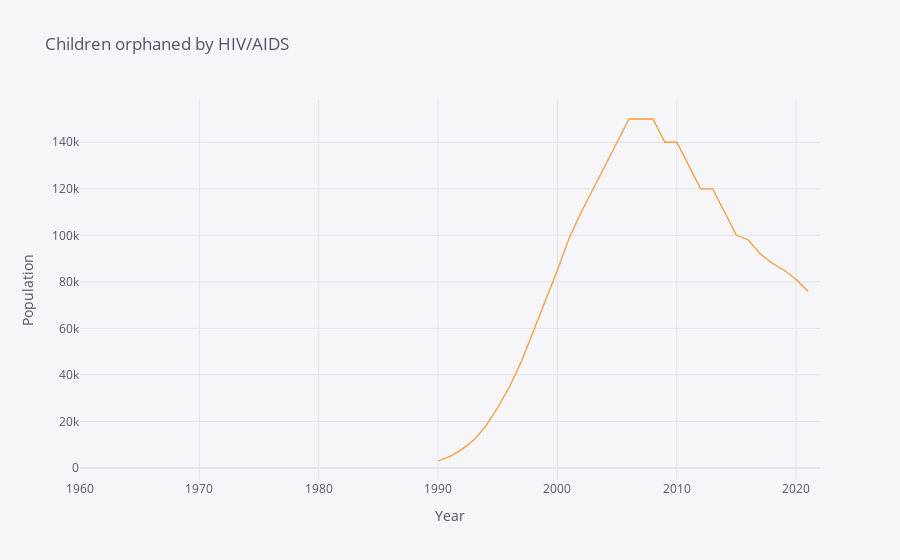

Source (notebook cell):
### Code cell
#children in Botswana orphaned by HIV/AIDS
orphan_rateB= {"SH.HIV.ORPH" : "BWA"}
orphanB = wbdata.get_dataframe(orphan_rate, country = "BWA")

orphanB.index = orphanB.index.astype(int)
orphanB.iplot(title="Children orphaned by HIV/AIDS",xTitle='Year',yTitle='Population')

### Figure 1 — Plotly figure (JSON) as saved in the notebook; plotly's stock layout.template omitted (floating-point values rounded to 4 significant figures)
{"data": [{"line": {"color": "rgba(255, 153, 51, 1.0)", "dash": "solid", "shape": "linear", "width": 1.3}, "mode": "lines", "name": "ZWE", "text": "", "type": "scatter", "x": [2022, 2021, 2020, 2019, 2018, 2017, 2016, 2015, 2014, 2013, 2012, 2011, 2010, 2009, 2008, 2007, 2006, 2005, 2004, 2003, 2002, 2001, 2000, 1999, 1998, 1997, 1996, 1995, 1994, 1993, 1992, 1991, 1990, 1989, 1988, 1987, 1986, 1985, 1984, 1983, 1982, 1981, 1980, 1979, 1978, 1977, 1976, 1975, 1974, 1973, 1972, 1971, 1970, 1969, 1968, 1967, 1966, 1965, 1964, 1963, 1962, 1961, 1960], "y": ["", 76000, 81000, 85000, 88000, 92000, 98000, 100000, 110000, 120000, 120000, 130000, 140000, 140000, 150000, 150000, 150000, 140000, 130000, 120000, 110000, 99000, 85000, 72000, 59000, 46000, 35000, 26000, 18000, 12000, 8000, 5000, 3000, "", "", "", "", "", "", "", "", "", "", "", "", "", "", "", "", "", "", "", "", "", "", "", "", "", "", "", "", "", ""]}], "layout": {"autosize": true, "legend": {"bgcolor": "#F5F6F9", "font": {"color": "#4D5663"}}, "paper_bgcolor": "#F5F6F9", "plot_bgcolor": "#F5F6F9", "title": {"font": {"color": "#4D5663"}, "text": "Children orphaned by HIV/AIDS"}, "xaxis": {"autorange": true, "gridcolor": "#E1E5ED", "range": [1960, 2022], "showgrid": true, "tickfont": {"color": "#4D5663"}, "title": {"font": {"color": "#4D5663"}, "text": "Year"}, "type": "linear", "zerolinecolor": "#E1E5ED"}, "yaxis": {"autorange": true, "gridcolor": "#E1E5ED", "range": [-5167.0, 158200.0], "showgrid": true, "tickfont": {"color": "#4D5663"}, "title": {"font": {"color": "#4D5663"}, "text": "Population"}, "type": "linear", "zerolinecolor": "#E1E5ED"}}}
